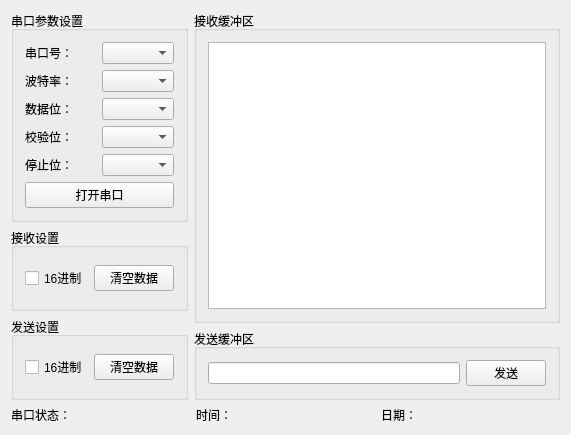
<?xml version="1.0" encoding="UTF-8"?>
<ui version="4.0">
 <class>MainWindow</class>
 <widget class="QMainWindow" name="MainWindow">
  <property name="windowModality">
   <enum>Qt::NonModal</enum>
  </property>
  <property name="geometry">
   <rect>
    <x>0</x>
    <y>0</y>
    <width>571</width>
    <height>435</height>
   </rect>
  </property>
  <property name="windowTitle">
   <string>串口助手</string>
  </property>
  <property name="layoutDirection">
   <enum>Qt::LeftToRight</enum>
  </property>
  <property name="autoFillBackground">
   <bool>false</bool>
  </property>
  <widget class="QWidget" name="centralWidget">
   <layout class="QVBoxLayout" name="verticalLayout_12">
    <item>
     <layout class="QVBoxLayout" name="verticalLayout_11">
      <item>
       <layout class="QHBoxLayout" name="horizontalLayout_7">
        <item>
         <layout class="QVBoxLayout" name="verticalLayout_9">
          <item>
           <widget class="QGroupBox" name="groupBox_serialPortOption">
            <property name="title">
             <string>串口参数设置</string>
            </property>
            <layout class="QVBoxLayout" name="verticalLayout_8">
             <item>
              <layout class="QHBoxLayout" name="horizontalLayout_2">
               <item>
                <widget class="QLabel" name="label_portName">
                 <property name="text">
                  <string>串口号：</string>
                 </property>
                </widget>
               </item>
               <item>
                <widget class="QComboBox" name="comboBox_portName"/>
               </item>
              </layout>
             </item>
             <item>
              <layout class="QHBoxLayout" name="horizontalLayout_3">
               <item>
                <widget class="QLabel" name="label_baudRate">
                 <property name="text">
                  <string>波特率：</string>
                 </property>
                </widget>
               </item>
               <item>
                <widget class="QComboBox" name="comboBox_baudRate"/>
               </item>
              </layout>
             </item>
             <item>
              <layout class="QHBoxLayout" name="horizontalLayout_4">
               <item>
                <widget class="QLabel" name="label_dataBits">
                 <property name="text">
                  <string>数据位：</string>
                 </property>
                </widget>
               </item>
               <item>
                <widget class="QComboBox" name="comboBox_dataBits"/>
               </item>
              </layout>
             </item>
             <item>
              <layout class="QHBoxLayout" name="horizontalLayout_5">
               <item>
                <widget class="QLabel" name="label_parity">
                 <property name="text">
                  <string>校验位：</string>
                 </property>
                </widget>
               </item>
               <item>
                <widget class="QComboBox" name="comboBox_parity"/>
               </item>
              </layout>
             </item>
             <item>
              <layout class="QHBoxLayout" name="horizontalLayout_6">
               <item>
                <widget class="QLabel" name="label_stopBits">
                 <property name="text">
                  <string>停止位：</string>
                 </property>
                </widget>
               </item>
               <item>
                <widget class="QComboBox" name="comboBox_stopBits"/>
               </item>
              </layout>
             </item>
             <item>
              <widget class="QPushButton" name="pushButton_serialPortOprate">
               <property name="font">
                <font>
                 <family>Algerian</family>
                 <pointsize>9</pointsize>
                </font>
               </property>
               <property name="text">
                <string>打开串口</string>
               </property>
              </widget>
             </item>
            </layout>
           </widget>
          </item>
          <item>
           <widget class="QGroupBox" name="groupBox_recieveOption">
            <property name="title">
             <string>接收设置</string>
            </property>
            <layout class="QVBoxLayout" name="verticalLayout">
             <item>
              <layout class="QHBoxLayout" name="horizontalLayout_8">
               <item>
                <widget class="QCheckBox" name="checkBox_resieveHex">
                 <property name="text">
                  <string>16进制</string>
                 </property>
                </widget>
               </item>
               <item>
                <widget class="QPushButton" name="pushButton_clearRecieveData">
                 <property name="text">
                  <string>清空数据</string>
                 </property>
                </widget>
               </item>
              </layout>
             </item>
            </layout>
           </widget>
          </item>
          <item>
           <widget class="QGroupBox" name="groupBox_sendOption">
            <property name="title">
             <string>发送设置</string>
            </property>
            <layout class="QVBoxLayout" name="verticalLayout_3">
             <item>
              <layout class="QHBoxLayout" name="horizontalLayout_11">
               <item>
                <widget class="QCheckBox" name="checkBox_sendHex">
                 <property name="text">
                  <string>16进制</string>
                 </property>
                </widget>
               </item>
               <item>
                <widget class="QPushButton" name="pushButton_clearSendData">
                 <property name="text">
                  <string>清空数据</string>
                 </property>
                </widget>
               </item>
              </layout>
             </item>
            </layout>
           </widget>
          </item>
         </layout>
        </item>
        <item>
         <layout class="QVBoxLayout" name="verticalLayout_10">
          <item>
           <widget class="QGroupBox" name="groupBox_recieveBuffer">
            <property name="title">
             <string>接收缓冲区</string>
            </property>
            <layout class="QVBoxLayout" name="verticalLayout_2">
             <item>
              <widget class="QTextEdit" name="textEdit">
               <property name="frameShadow">
                <enum>QFrame::Sunken</enum>
               </property>
              </widget>
             </item>
            </layout>
           </widget>
          </item>
          <item>
           <widget class="QGroupBox" name="groupBox_sendBuffer">
            <property name="title">
             <string>发送缓冲区</string>
            </property>
            <layout class="QVBoxLayout" name="verticalLayout_4">
             <item>
              <layout class="QHBoxLayout" name="horizontalLayout_10">
               <item>
                <widget class="QLineEdit" name="lineEdit"/>
               </item>
               <item>
                <widget class="QPushButton" name="pushButton_send">
                 <property name="text">
                  <string>发送</string>
                 </property>
                </widget>
               </item>
              </layout>
             </item>
            </layout>
           </widget>
          </item>
         </layout>
        </item>
       </layout>
      </item>
      <item>
       <layout class="QHBoxLayout" name="horizontalLayout_9">
        <item>
         <widget class="QLabel" name="label_serialPortStaut">
          <property name="text">
           <string>串口状态：</string>
          </property>
         </widget>
        </item>
        <item>
         <widget class="QLabel" name="label_time">
          <property name="text">
           <string>时间：</string>
          </property>
         </widget>
        </item>
        <item>
         <widget class="QLabel" name="label_date">
          <property name="text">
           <string>日期：</string>
          </property>
         </widget>
        </item>
       </layout>
      </item>
     </layout>
    </item>
   </layout>
  </widget>
 </widget>
 <layoutdefault spacing="6" margin="11"/>
 <resources/>
 <connections/>
</ui>
